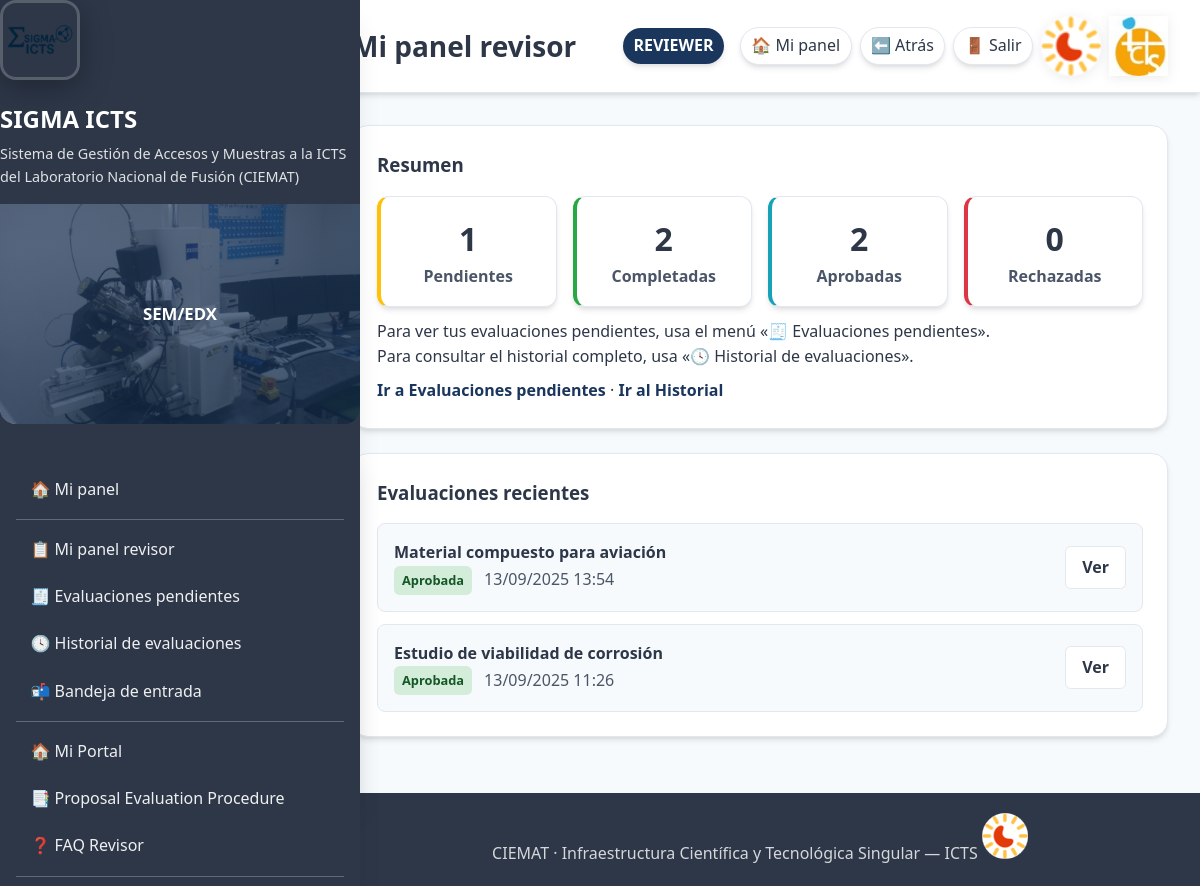
/icts/reviews/dashboard/ (signed in), run on the app's committed database.
### icts/models.py (models this page shows, shortened)
class ProposalReview(models.Model):
    DECISION = [
        ("pending", "Pending"),
        ("approve", "Approve"),
        ("request_changes", "Request changes"),
        ("reject", "Reject"),
    ]
    proposal = models.ForeignKey(
        AccessProposal, on_delete=models.CASCADE, related_name="reviews"
    )
    reviewer = models.ForeignKey(
        settings.AUTH_USER_MODEL, on_delete=models.CASCADE, related_name="icts_reviews"
    )
    decision = models.CharField(max_length=16, choices=DECISION, default="pending")
    comments = models.TextField(blank=True)
    updated_at = models.DateTimeField(auto_now=True)
    feasibility_ok = models.BooleanField(null=True, blank=True, help_text="Is this proposal technically feasible?")
    score_scientific_quality = models.IntegerField(
        null=True, blank=True,
        choices=[(i, i) for i in range(1, 6)],
        help_text="Scientific quality score (1-5)"
    )
    score_need_infrastructure = models.IntegerField(
        null=True, blank=True,
        choices=[(i, i) for i in range(1, 6)],
        help_text="Need for advanced infrastructure score (1-5)"
    )
    score_industrial_potential = models.IntegerField(
        null=True, blank=True,
        choices=[(i, i) for i in range(1, 6)],
        help_text="Industrial potential score (1-5)"
    )
    class Meta:
        unique_together = ("proposal", "reviewer")

class AccessProposal(models.Model):
    PROJECT_TYPE_CHOICES = [
        ("international", "International"),
        ("european", "European"),
        ("national", "National"),
        ("regional", "Regional"),
    ]
    STATUS_CHOICES = [
        ("draft", "Draft"),
        ("submitted", "Submitted"),
        ("accepted", "Accepted"),
        ("rejected", "Rejected"),
    ]
    applicant = models.ForeignKey(
        settings.AUTH_USER_MODEL,
        on_delete=models.CASCADE,
        related_name="icts_proposals",
    )
    title = models.CharField(max_length=200)
    scope = models.TextField(blank=True)
    facilities = models.ManyToManyField(Facility, blank=True)
    status = models.CharField(max_length=12, choices=STATUS_CHOICES, default="draft")
    created_at = models.DateTimeField(auto_now_add=True)
    is_new_request = models.BooleanField(default=True, help_text="Is this a new request?")
    previous_access = models.ForeignKey(
        'self',
        on_delete=models.SET_NULL,
        null=True,
        blank=True,
        help_text="Previous approved request to copy data from"
    )
    access_code = models.CharField(max_length=50, blank=True, help_text="Auto-generated access code")
    applicant_is_different = models.BooleanField(default=False)
    organization = models.CharField(max_length=200, blank=True, help_text="Center/Institution")
    contact_person = models.CharField(max_length=200, blank=True)
    email = models.EmailField(blank=True)
    phone = models.CharField(max_length=50, blank=True)
    project_name = models.CharField(max_length=200, blank=True)
    project_type = models.CharField(
        max_length=100,
        blank=True,
        choices=PROJECT_TYPE_CHOICES,
        help_text="International, European, National, Regional",
    )
    funding_source = models.CharField(max_length=200, blank=True)
    start_year = models.IntegerField(null=True, blank=True)
    end_year = models.IntegerField(null=True, blank=True)
    previous_experiments = models.TextField(blank=True)
    references = models.TextField(blank=True)
    facility_sem = models.BooleanField(default=False)
    facility_sem_fib = models.BooleanField(default=False)
    facility_imp = models.BooleanField(default=False)
    facility_sims = models.BooleanField(default=False)
    facility_confocal = models.BooleanField(default=False)
    facility_vdg = models.BooleanField(default=False)
    facility_profilometer = models.BooleanField(default=False)

### icts/views.py (the view)
# urls.py: path("reviews/dashboard/", views.reviewer_dashboard_new, name="reviewer_dashboard_new"),
@login_required(login_url="/accounts/login/icts/")
@user_passes_test(is_reviewer)
@never_cache
def reviewer_dashboard_new(request):
    from datetime import datetime, timedelta
    pending_reviews = ProposalReview.objects.filter(
        reviewer=request.user,
        decision='pending'
    ).select_related('proposal')
    completed_reviews = ProposalReview.objects.filter(
        reviewer=request.user,
        decision__in=['approve', 'reject', 'request_changes']
    )
    pending_count = pending_reviews.count()
    completed_count = completed_reviews.count()
    approved_count = completed_reviews.filter(decision='approve').count()
    rejected_count = completed_reviews.filter(decision='reject').count()
    pending_with_days = []
    for review in pending_reviews:
        days_pending = (datetime.now().date() - review.proposal.created_at.date()).days
        is_urgent = days_pending > 7  # Más de 7 días es urgente
        pending_with_days.append({
            'review': review,
            'days_pending': days_pending,
            'is_urgent': is_urgent
        })
    urgent_count = sum(1 for item in pending_with_days if item['is_urgent'])
    recent_reviews = completed_reviews.order_by('-updated_at')[:5]
    context = {
        'pending_count': pending_count,
        'completed_count': completed_count,
        'approved_count': approved_count,
        'rejected_count': rejected_count,
        'urgent_count': urgent_count,
        'pending_reviews': pending_with_days,
        'recent_reviews': recent_reviews,
    }
    return render(request, "icts/reviewer_dashboard_new.html", context)

### accounts/templatetags/form_extras.py (called while the page is built)
@register.filter(name="has_group")
def has_group(user, group_name: str):
    try:
        return user.is_authenticated and user.groups.filter(name__iexact=group_name).exists()
    except Exception:
        return False

### icts/context_processors.py (called while the page is built)
def icts_ui(request):
    user = request.user
    role = ""
    if user.is_authenticated:
        if user.is_superuser:
            role = "Admin"
        elif user.groups.filter(name__iexact="managers").exists():
            role = "Manager"
        elif user.groups.filter(name__iexact="responsables").exists():
            role = "Responsable"
        elif user.groups.filter(name__iexact="revisores").exists():
            role = "Revisor"
        else:
            role = "Usuario"
    return {"icts_role_name": role}

### icts/views.py (called while the page is built)
def is_reviewer(user):
    return user.is_superuser or user.groups.filter(name__iexact="revisores").exists()

### sigmalab/context_processors.py (called while the page is built)
def lab_role(request):
    role = None
    if request.user.is_authenticated:
        if (request.user.is_superuser
            or request.user.groups.filter(name="Técnicos Σ-LAB").exists()):
            role = "TECNICO"
        else:
            role = "USUARIO"
    return {"LAB_ROLE": role}

### icts/templates/icts/reviewer_dashboard_new.html (shortened to what this page needs)
{% extends "base_icts.html" %}
{% block page_title %}Mi panel revisor{% endblock %}
{% block content %}
<div class="card" style="margin-bottom:1.5rem">
  <h3 style="margin:0 0 1rem 0">Resumen</h3>
  <div class="kpi-grid">
    <div class="kpi kpi-pending"><div class="num">{{ pending_count }}</div><div class="lbl">Pendientes</div></div>
    <div class="kpi kpi-completed"><div class="num">{{ completed_count }}</div><div class="lbl">Completadas</div></div>
    <div class="kpi kpi-approved"><div class="num">{{ approved_count }}</div><div class="lbl">Aprobadas</div></div>
    <div class="kpi kpi-rejected"><div class="num">{{ rejected_count }}</div><div class="lbl">Rechazadas</div></div>
  </div>
  <div class="muted" style="margin-top:.75rem">Para ver tus evaluaciones pendientes, usa el menú «🧾 Evaluaciones pendientes».</div>
  <div class="muted">Para consultar el historial completo, usa «🕓 Historial de evaluaciones».</div>
  <div style="margin-top:.5rem"><a class="link" href="{% url 'icts:reviewer_inbox' %}">Ir a Evaluaciones pendientes</a> · <a class="link" href="{% url 'icts:review_history' %}">Ir al Historial</a></div>
  </div>
<div class="card">
  <div style="display:flex;justify-content:space-between;align-items:center;margin-bottom:1rem">
    <h3 style="margin:0">Evaluaciones recientes</h3>
  </div>
  {% if recent_reviews %}
    <div class="recent-list">
      {% for review in recent_reviews %}
        <div class="recent-item">
          <div class="recent-info">
            <div class="recent-title">{{ review.proposal.title|default:"(Sin título)" }}</div>
            <div class="recent-meta">
              <span class="badge decision-{{ review.decision }}">
                {% if review.decision == 'approve' %}Aprobada{% elif review.decision == 'reject' %}Rechazada{% elif review.decision == 'request_changes' %}Cambios solicitados{% else %}Pendiente{% endif %}
              </span>
              <span class="date">{{ review.updated_at|date:"d/m/Y H:i" }}</span>
            </div>
          </div>
          <div class="recent-actions">
            <a href="{% url 'icts:proposal_detail' review.proposal.pk %}" class="btn btn-secondary">Ver</a>
          </div>
        </div>
      {% endfor %}
    </div>
  {% else %}
    <div class="muted">No hay evaluaciones recientes.</div>
  {% endif %}
</div>
{% endblock %}

### data on the page
ProposalReview: proposal "Material compuesto para aviación", decision "Aprobada", updated_at "13/09/2025 13:54"
ProposalReview: proposal "Estudio de viabilidad de corrosión", decision "Aprobada", updated_at "13/09/2025 11:26"

### other printed values
{{ pending_count }} "1"
{{ completed_count }} "2"
{{ approved_count }} "2"
{{ rejected_count }} "0"
